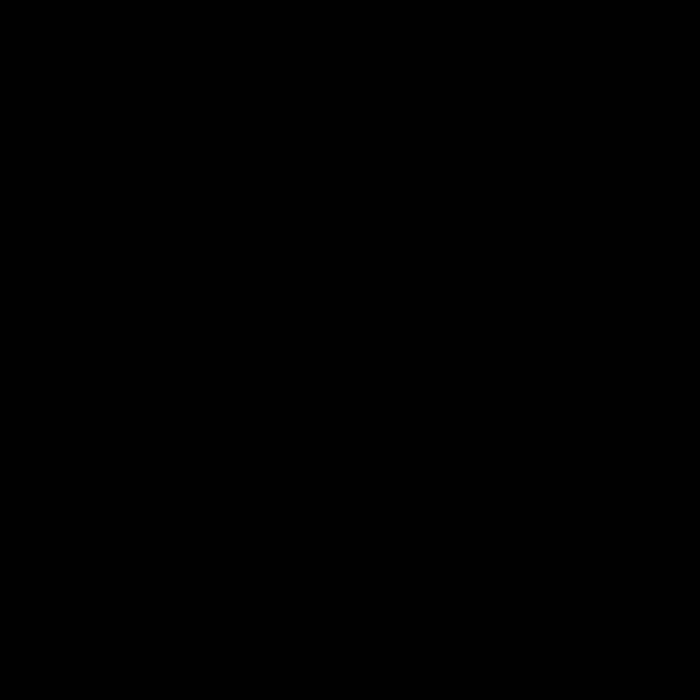
Frame 1 (no input)
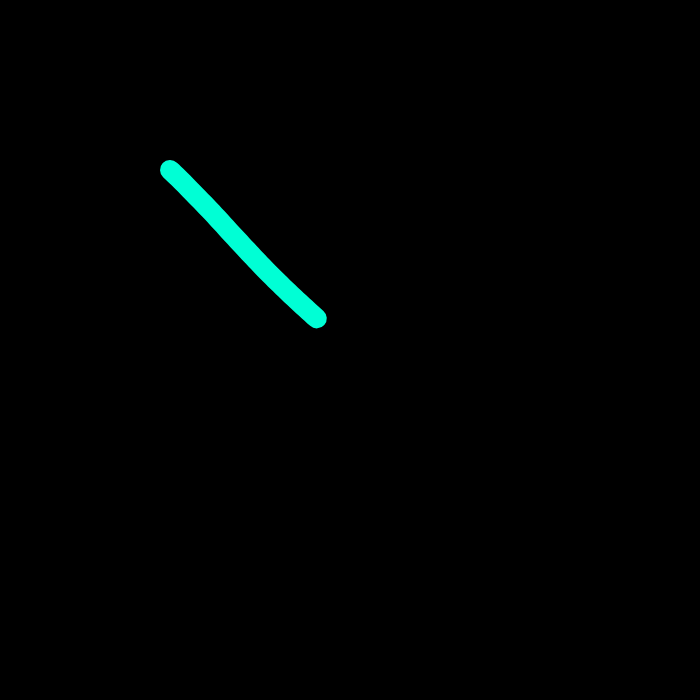
Frame 60 (no input)
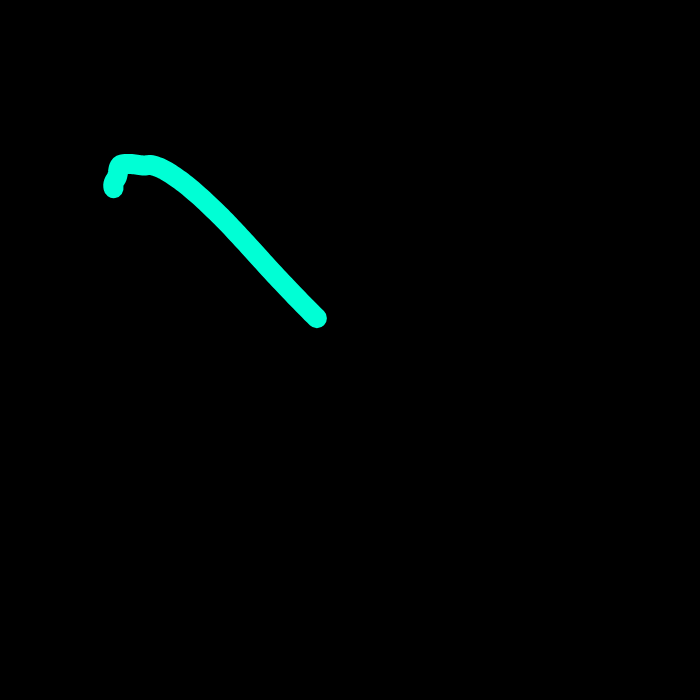
Frame 120 (the mouse pressed at the canvas centre since frame 60)

The p5.js sketch that drew these frames (run headless with seeded random() and noise() and a simulated clock; from frame 60 on, the mouse is pressed at the canvas centre):

// p5.js sketch
// ── sketch.js
let trail = [];
let maxPoints = 500;
let t = 10;
let randomFollowThroughDistortion;

function setup() {
  createCanvas(700, 700);
  strokeWeight(20);
  noFill();
  randomFollowThroughDistortion = random(0.002, 0.01);
}

function draw() {
  background(0);

  let radius = 200 + noise(t) * 60;
  let angle = t * 0.8;

  let head = createVector(
    width / 2 + cos(angle) * radius,
    height / 2 + sin(angle * 1.2) * radius * 0.8
  );

  trail.unshift(head);
  if (trail.length > maxPoints) trail.pop();

  stroke("#00ffd5");

  beginShape();
  for (let i = 0; i < trail.length; i++) {
    let p = trail[i];

    let lag = i * randomFollowThroughDistortion;
    let offset =
      sin(t * 3 - lag * 4) * map(i, 0, trail.length, 20, 0);

    vertex(
      p.x + cos(t + lag) * offset,
      p.y + sin(t - lag) * offset
    );
  }
  endShape();

  t += 0.015;
}

// ── style.css
.sketch-2-2026 {
    margin: 0;
    padding: 0;
    background-color: black;
    animation: fade-in;
    display: flex;
    justify-content: center;
    align-items: center;
    height: 100vh;
}

@keyframes fade-in {
    from {
        opacity: 0;
    }
    to {
        opacity: 1;
    }
}
